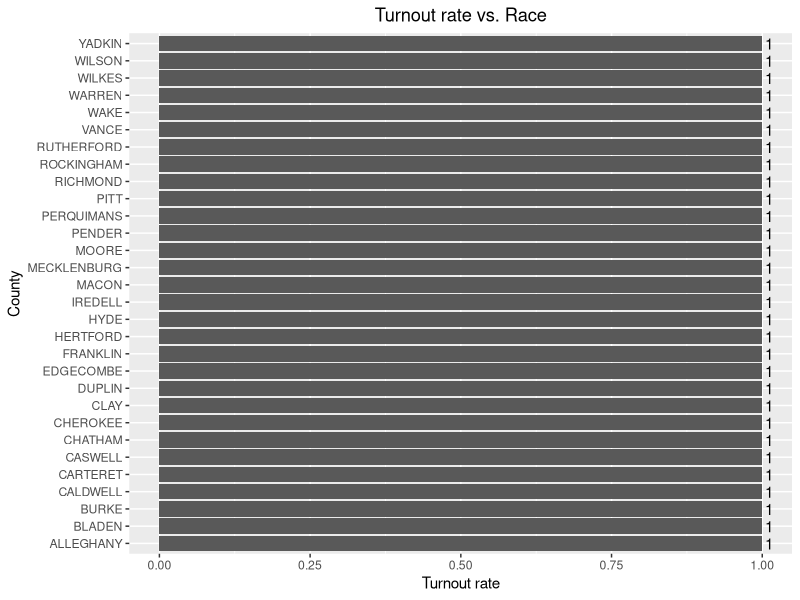
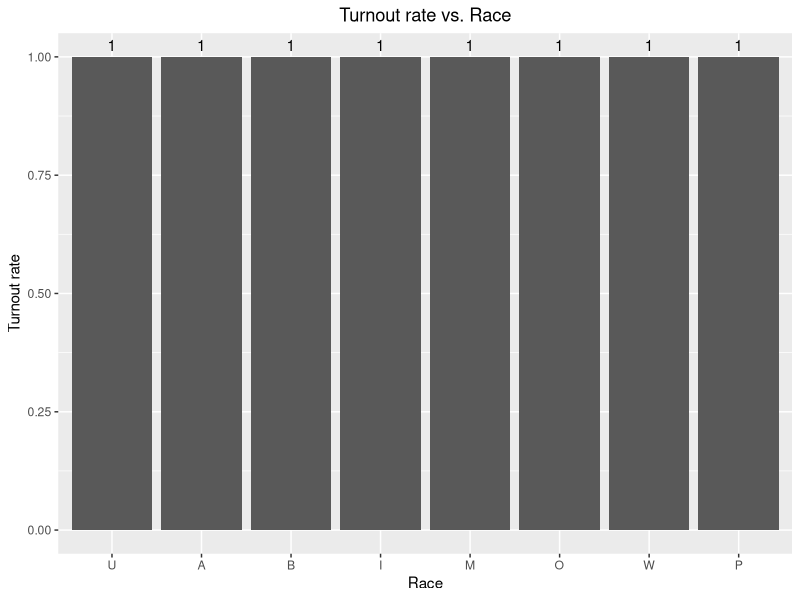
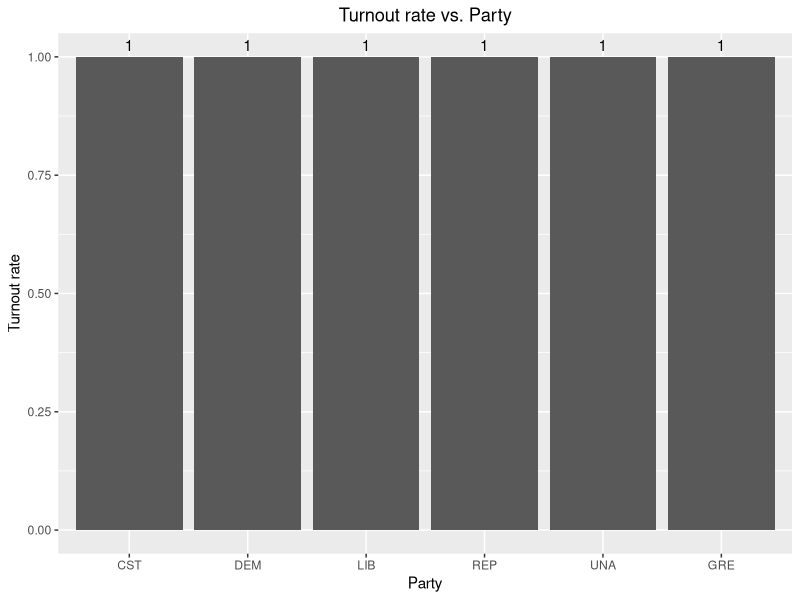
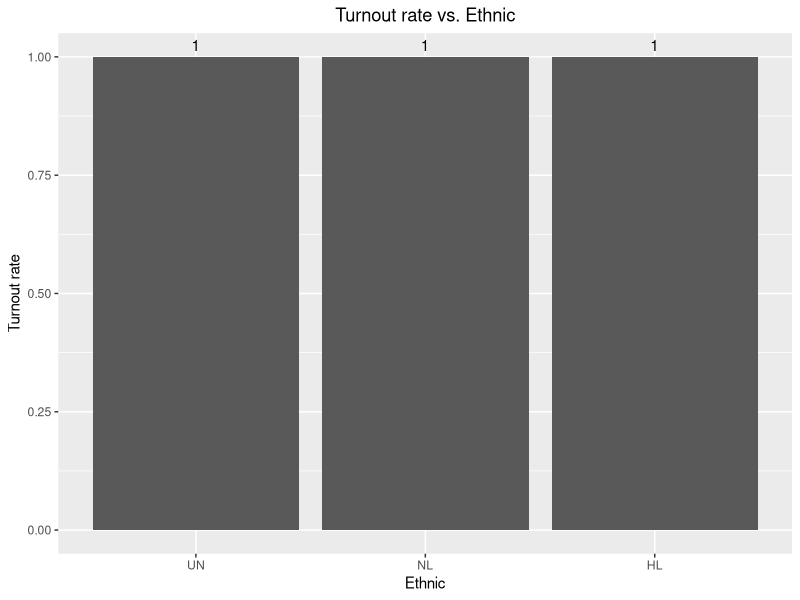
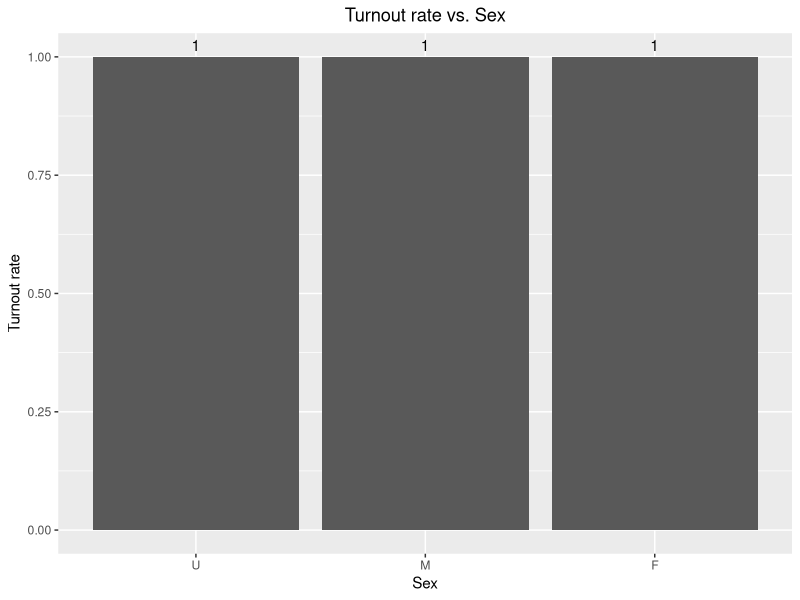
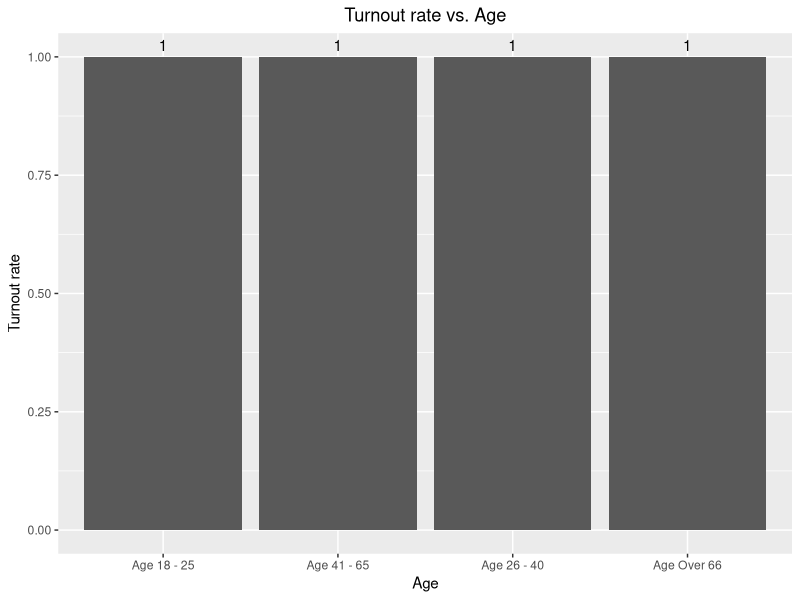
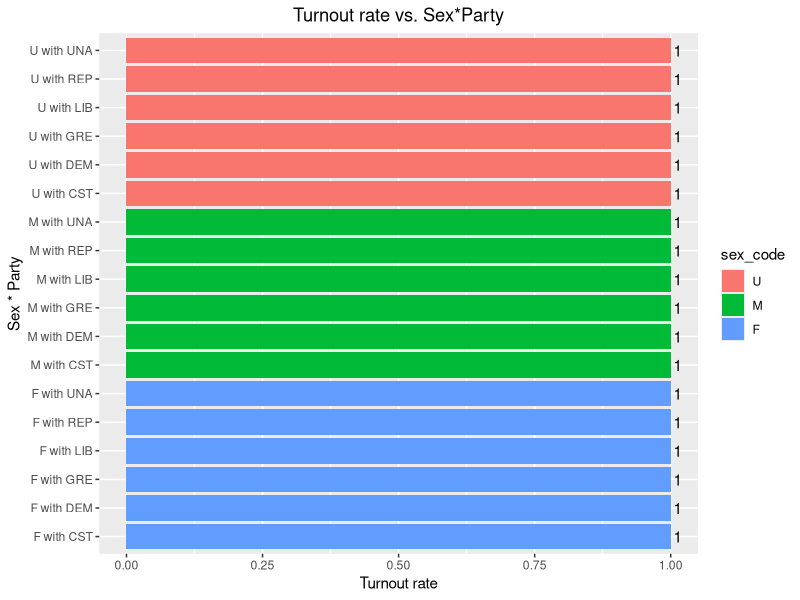
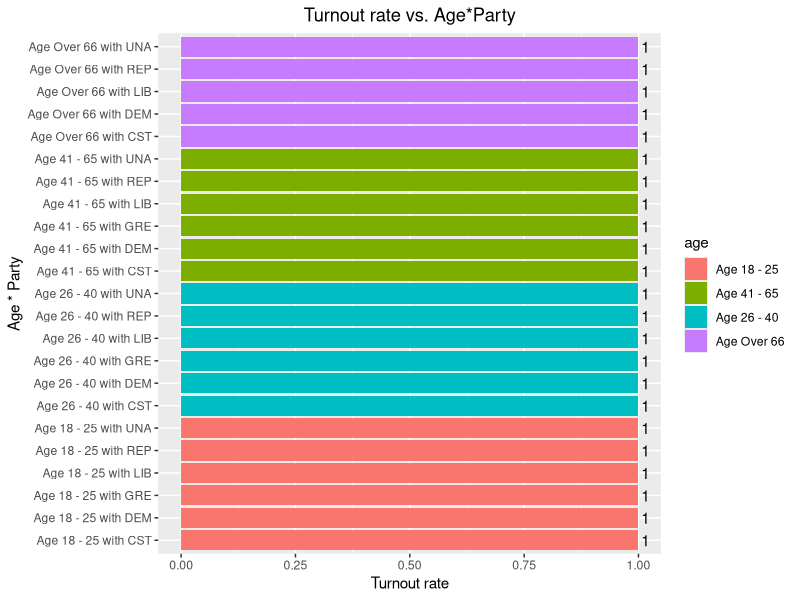

Source code (R) for these figures, in order:
## ---- chunk 1
knitr::opts_chunk$set(echo = T, cache = T)
library(tidyverse)
library(lme4)
## ---- chunk 2
# contains info about the aggregate counts of voters who actually voted by demographic variables

votes <- read.table("history_stats_20201103.txt", header = TRUE, fill = TRUE, sep = '\t')

# contains info about the aggregate counts of registered voters by demographic variables
registers <- read.table("voter_stats_20201103.txt", header = TRUE, fill = TRUE, sep = '\t')
## ---- chunk 3
# set "" or " " to NA
registers[registers == ""] <- NA
registers[registers == " "] <- NA
votes[votes == " "] <- NA

# unique(registers$election_date) # "11/03/2020" NA 
# unique(registers$stats_type) # "history" NA  
# unique(registers$update_date) # "01/13/2021" NA     

# remove above three columns

registers <- registers %>%
  select(-election_date, -stats_type, -update_date)
votes <- votes %>%
  select(-election_date, -stats_type, -update_date)

votes <- votes %>%
  mutate(total_voters = as.numeric(total_voters))

registers <- registers %>%
  mutate(total_voters2 = as.numeric(total_voters))

## ---- chunk 4
# aggregated_data <- aggregate(voter$total_voters,
#                              list(county_desc = voter$county_desc,
#                                   age=voter$age,
#                                   party_cd=voter$party_cd, 
#                                   race_code = voter$race_code, 
#                                   sex_code = voter$sex_code, 
#                                   precinct_abbrv = voter$precinct_abbrv,
#                                   ethnic_code = voter$ethnic_code,
#                                   voting_method_desc = voter$voting_method_desc),
#                              sum)
# 
# aggregated_data <- aggregated_data %>%
#   rename(total_voters = x)

## ---- chunk 5
votes <- votes %>%
  group_by(county_desc, age, party_cd, race_code, ethnic_code, sex_code) %>%
  summarize(total_vot = sum(total_voters,na.rm =T))

data <- registers %>%
  group_by(county_desc, party_cd, race_code, ethnic_code, sex_code, age) %>%
  summarize(total_reg = sum(total_voters2, na.rm= T)) %>%
  left_join(votes, by = c("county_desc", "age", "party_cd", "race_code",
                      "ethnic_code", "sex_code"))



## ---- chunk 6
data <- data %>%
  mutate(total_vot = as.numeric(total_vot), 
         total_reg = as.numeric(total_reg), 
         county_desc = as.factor(county_desc), 
         party_cd = as.factor(party_cd), 
         race_code = as.factor(race_code), 
         sex_code = as.factor(sex_code), 
         ethnic_code = as.factor(ethnic_code), 
         age = as.factor(age))

## ---- chunk 7
data <- data %>%
  filter( !is.na(total_reg))
data$total_vot <- ifelse(is.na(data$total_vot), 0, data$total_vot)

data$total_vot <- ifelse(data$total_vot <= data$total_reg, data$total_vot, data$total_reg)

data <- data %>%
  drop_na()

# 13066 rows
## ---- chunk 8
set.seed(1031)
counties <- sample(unique(data$county_desc), 30)

data <- data %>%
  filter(county_desc %in% counties)
## ---- chunk 9
data <- data %>% drop_na()
## ---- chunk 10
turnout_rate <- sum(data$total_vot) / sum(data$total_reg)

data.frame(group = "Total", turnout_rate = turnout_rate)

## ---- chunk 11
data %>%
  group_by(county_desc) %>%
  summarise(total_reg = sum(total_reg),
            total_vot = sum(total_vot), .groups = "drop") %>%
  mutate(turnout_rate = total_vot / total_reg) %>%
  ggplot( aes(x = county_desc, y = turnout_rate)) +
  geom_bar(stat = "identity") +
  ylim(0,1) +
  xlab("County") + ylab("Turnout rate") +
  geom_text(aes(label=format(turnout_rate, digits = 2)), hjust = -0.3) +
  ggtitle("Turnout rate vs. Race") +
    theme(plot.title = element_text(hjust = 0.5)) +
  coord_flip()
## ---- chunk 12
data %>%
  group_by(race_code) %>%
  summarise(total_reg = sum(total_reg),
            total_vot = sum(total_vot), .groups = "drop") %>%
  mutate(turnout_rate = total_vot / total_reg) %>%
  select(group = race_code, turnout_rate) %>%
  ggplot( aes(x = group, y = turnout_rate)) +
  geom_bar(stat = "identity") +
  ylim(0,1) +
  xlab("Race") + ylab("Turnout rate") +
  geom_text(aes(label=format(turnout_rate, digits = 2)), vjust = -0.5) +
  ggtitle("Turnout rate vs. Race") +
    theme(plot.title = element_text(hjust = 0.5))
## ---- chunk 13
data %>%
  group_by(party_cd) %>%
  summarise(total_reg = sum(total_reg),
            total_vot = sum(total_vot), .groups = "drop") %>%
  mutate(turnout_rate = total_vot / total_reg) %>%
  select(group = party_cd, turnout_rate) %>%
  ggplot( aes(x = group, y = turnout_rate)) +
  geom_bar(stat = "identity") +
  ylim(0,1) +
  xlab("Party") + ylab("Turnout rate") +
  geom_text(aes(label=format(turnout_rate, digits = 2)), vjust = -0.5) +
  ggtitle("Turnout rate vs. Party") +
    theme(plot.title = element_text(hjust = 0.5))

## ---- chunk 14
data %>%
  group_by(ethnic_code) %>%
  summarise(total_reg = sum(total_reg),
            total_vot = sum(total_vot), .groups = "drop") %>%
  mutate(turnout_rate = total_vot / total_reg) %>%
  select(group = ethnic_code, turnout_rate) %>%
  ggplot( aes(x = group, y = turnout_rate)) +
  geom_bar(stat = "identity") +
  ylim(0,1) +
  xlab("Ethnic") + ylab("Turnout rate") +
  geom_text(aes(label=format(turnout_rate, digits = 2)), vjust = -0.5) +
  ggtitle("Turnout rate vs. Ethnic") +
    theme(plot.title = element_text(hjust = 0.5))

## ---- chunk 15
data %>%
  group_by(sex_code) %>%
  summarise(total_reg = sum(total_reg),
            total_vot = sum(total_vot), .groups = "drop") %>%
  mutate(turnout_rate = total_vot / total_reg) %>%
  select(group = sex_code, turnout_rate) %>%
  ggplot( aes(x = group, y = turnout_rate)) +
  geom_bar(stat = "identity") +
  ylim(0,1) +
  xlab("Sex") + ylab("Turnout rate") +
  geom_text(aes(label=format(turnout_rate, digits = 2)), vjust = -0.5) +
  ggtitle("Turnout rate vs. Sex") +
    theme(plot.title = element_text(hjust = 0.5))

## ---- chunk 16
data %>%
  group_by(age) %>%
  summarise(total_reg = sum(total_reg),
            total_vot = sum(total_vot), .groups = "drop") %>%
  mutate(turnout_rate = total_vot / total_reg) %>%
  select(group = age, turnout_rate) %>%
  ggplot( aes(x = group, y = turnout_rate)) +
  geom_bar(stat = "identity") +
  ylim(0,1) +
  xlab("Age") + ylab("Turnout rate") +
  geom_text(aes(label=format(turnout_rate, digits = 2)), vjust = -0.5) +
  ggtitle("Turnout rate vs. Age") +
    theme(plot.title = element_text(hjust = 0.5))

## ---- chunk 17
data %>%
  group_by(sex_code, party_cd) %>%
  summarise(total_reg = sum(total_reg),
            total_vot = sum(total_vot), .groups = "drop") %>%
  mutate(turnout_rate = total_vot / total_reg,
         group = paste0(sex_code, " with ", party_cd)) %>%
  select(group = group, turnout_rate, sex_code, party_cd) %>%
  ggplot( aes(x = group, y = turnout_rate, fill = sex_code)) +
  geom_bar(stat = "identity") +
  ylim(0,1) +
  xlab("Sex * Party") + ylab("Turnout rate") +
  geom_text(aes(label=format(turnout_rate, digits = 2)), hjust = -0.3) +
  coord_flip() +
  ggtitle("Turnout rate vs. Sex*Party") +
    theme(plot.title = element_text(hjust = 0.5))

## ---- chunk 18
data %>%
  group_by(age, party_cd) %>%
  summarise(total_reg = sum(total_reg),
            total_vot = sum(total_vot), .groups = "drop") %>%
  mutate(turnout_rate = total_vot / total_reg,
         group = paste0(age, " with ", party_cd)) %>%
  select(group = group, turnout_rate, age, party_cd) %>%
  ggplot( aes(x = group, y = turnout_rate, fill = age)) +
  geom_bar(stat = "identity") +
  ylim(0,1) +
  xlab("Age * Party") + ylab("Turnout rate") +
  geom_text(aes(label=format(turnout_rate, digits = 2)), hjust = -0.3) +
  coord_flip() +
  ggtitle("Turnout rate vs. Age*Party") +
    theme(plot.title = element_text(hjust = 0.5))


## ---- chunk 19
data %>%
  group_by(age, race_code) %>%
  summarise(total_reg = sum(total_reg),
            total_vot = sum(total_vot), .groups = "drop") %>%
  mutate(turnout_rate = total_vot / total_reg,
         group = paste0(age, " with ", race_code)) %>%
  select(group = group, turnout_rate, age, race_code) %>%
  ggplot( aes(x = group, y = turnout_rate, fill = age)) +
  geom_bar(stat = "identity") +
  ylim(0,1) +
  xlab("Age * Race") + ylab("Turnout rate") +
  geom_text(aes(label=format(turnout_rate, digits = 2)), hjust = -0.3) +
  coord_flip() +
  ggtitle("Turnout rate vs. Age*Race") +
    theme(plot.title = element_text(hjust = 0.5))


## ---- chunk 20
# attach(data)
# mod1 <- glmer(cbind(total_vot, total_reg - total_vot) ~
#                       party_cd + race_code + ethnic_code + sex_code + age + (1|county_desc),
#                     data = data, family = binomial,
#               control=glmerControl(optimizer = "bobyqa"))
## ---- chunk 21
 # glmer(cbind(cbind(total_vot, total_reg - total_vot) ~
 #                  party_cd + race_code + ethnic_code + sex_code + age +
 #                  sex_code:party_cd + age:party_cd + age:race_code + (1|county_desc),
 #                data = data, family = binomial)

## ---- chunk 22


## ---- chunk 23


